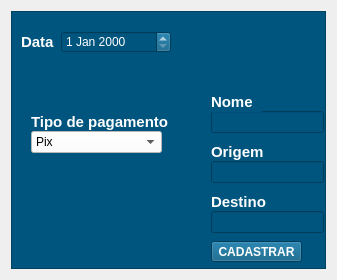
<?xml version="1.0" encoding="UTF-8"?>
<ui version="4.0">
 <class>Form</class>
 <widget class="QWidget" name="Form">
  <property name="geometry">
   <rect>
    <x>0</x>
    <y>0</y>
    <width>337</width>
    <height>280</height>
   </rect>
  </property>
  <property name="windowTitle">
   <string>Form</string>
  </property>
  <layout class="QHBoxLayout" name="horizontalLayout">
   <item>
    <widget class="QFrame" name="bg">
     <property name="styleSheet">
      <string notr="true">background-color: rgb(0, 85, 127);</string>
     </property>
     <property name="frameShape">
      <enum>QFrame::StyledPanel</enum>
     </property>
     <property name="frameShadow">
      <enum>QFrame::Raised</enum>
     </property>
     <widget class="QLabel" name="labelData">
      <property name="geometry">
       <rect>
        <x>10</x>
        <y>20</y>
        <width>61</width>
        <height>21</height>
       </rect>
      </property>
      <property name="styleSheet">
       <string notr="true">font-size: 15px;
font: 11pt &quot;Myanmar Text&quot;;
color: rgb(255, 255, 255);
font-weight: bold;
</string>
      </property>
      <property name="text">
       <string>Data</string>
      </property>
     </widget>
     <widget class="QDateEdit" name="caixaData">
      <property name="geometry">
       <rect>
        <x>50</x>
        <y>20</y>
        <width>110</width>
        <height>22</height>
       </rect>
      </property>
      <property name="styleSheet">
       <string notr="true">border-color: rgb(255, 255, 255);
color: rgb(255, 255, 255);</string>
      </property>
     </widget>
     <widget class="QLineEdit" name="caixaNome">
      <property name="geometry">
       <rect>
        <x>200</x>
        <y>100</y>
        <width>113</width>
        <height>22</height>
       </rect>
      </property>
      <property name="styleSheet">
       <string notr="true">color: rgb(255, 255, 255);</string>
      </property>
     </widget>
     <widget class="QLabel" name="labelNome">
      <property name="geometry">
       <rect>
        <x>200</x>
        <y>80</y>
        <width>51</width>
        <height>21</height>
       </rect>
      </property>
      <property name="styleSheet">
       <string notr="true">font-size: 15px;
font: 11pt &quot;Myanmar Text&quot;;
color: rgb(255, 255, 255);
font-weight: bold;
</string>
      </property>
      <property name="text">
       <string>Nome</string>
      </property>
     </widget>
     <widget class="QLabel" name="labelOri">
      <property name="geometry">
       <rect>
        <x>200</x>
        <y>130</y>
        <width>61</width>
        <height>21</height>
       </rect>
      </property>
      <property name="styleSheet">
       <string notr="true">font-size: 15px;
font: 11pt &quot;Myanmar Text&quot;;
color: rgb(255, 255, 255);
font-weight: bold;
</string>
      </property>
      <property name="text">
       <string>Origem</string>
      </property>
     </widget>
     <widget class="QLineEdit" name="caixaOri">
      <property name="geometry">
       <rect>
        <x>200</x>
        <y>150</y>
        <width>113</width>
        <height>22</height>
       </rect>
      </property>
      <property name="styleSheet">
       <string notr="true">color: rgb(255, 255, 255);</string>
      </property>
     </widget>
     <widget class="QLabel" name="labelDest">
      <property name="geometry">
       <rect>
        <x>200</x>
        <y>180</y>
        <width>61</width>
        <height>21</height>
       </rect>
      </property>
      <property name="styleSheet">
       <string notr="true">font-size: 15px;
font: 11pt &quot;Myanmar Text&quot;;
color: rgb(255, 255, 255);
font-weight: bold;
</string>
      </property>
      <property name="text">
       <string>Destino</string>
      </property>
     </widget>
     <widget class="QLineEdit" name="caixaDest">
      <property name="geometry">
       <rect>
        <x>200</x>
        <y>200</y>
        <width>113</width>
        <height>22</height>
       </rect>
      </property>
      <property name="styleSheet">
       <string notr="true">color: rgb(255, 255, 255);</string>
      </property>
     </widget>
     <widget class="QLabel" name="labelPagamento">
      <property name="geometry">
       <rect>
        <x>20</x>
        <y>100</y>
        <width>141</width>
        <height>21</height>
       </rect>
      </property>
      <property name="styleSheet">
       <string notr="true">font-size: 15px;
font: 11pt &quot;Myanmar Text&quot;;
color: rgb(255, 255, 255);
font-weight: bold;
</string>
      </property>
      <property name="text">
       <string>Tipo de pagamento</string>
      </property>
     </widget>
     <widget class="QComboBox" name="caixaPagamento">
      <property name="geometry">
       <rect>
        <x>20</x>
        <y>120</y>
        <width>131</width>
        <height>22</height>
       </rect>
      </property>
      <property name="styleSheet">
       <string notr="true">color: black;
background-color: white;
border-color: black;</string>
      </property>
      <item>
       <property name="text">
        <string>Pix</string>
       </property>
      </item>
      <item>
       <property name="text">
        <string>Cartão</string>
       </property>
      </item>
      <item>
       <property name="text">
        <string>Boleto</string>
       </property>
      </item>
     </widget>
     <widget class="QPushButton" name="btnCadastra">
      <property name="geometry">
       <rect>
        <x>200</x>
        <y>230</y>
        <width>91</width>
        <height>21</height>
       </rect>
      </property>
      <property name="styleSheet">
       <string notr="true">color: white;
background-color: rgb(0, 85, 127);
font: 10pt &quot;Myanmar Text&quot;;
font-weight: bold;</string>
      </property>
      <property name="text">
       <string>CADASTRAR</string>
      </property>
     </widget>
    </widget>
   </item>
  </layout>
 </widget>
 <resources/>
 <connections/>
</ui>
